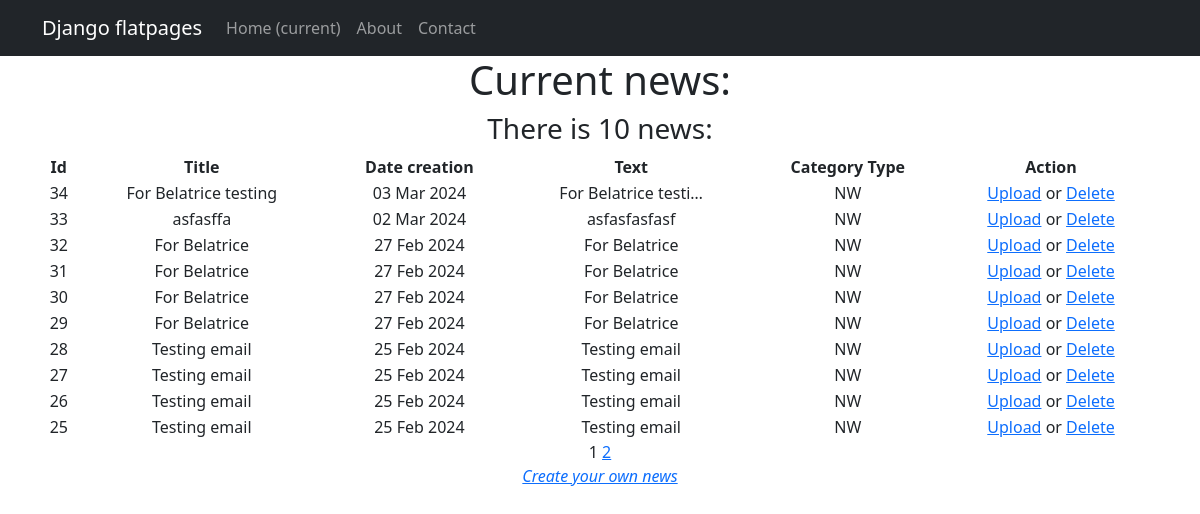
Before: /news/ with the older database file.
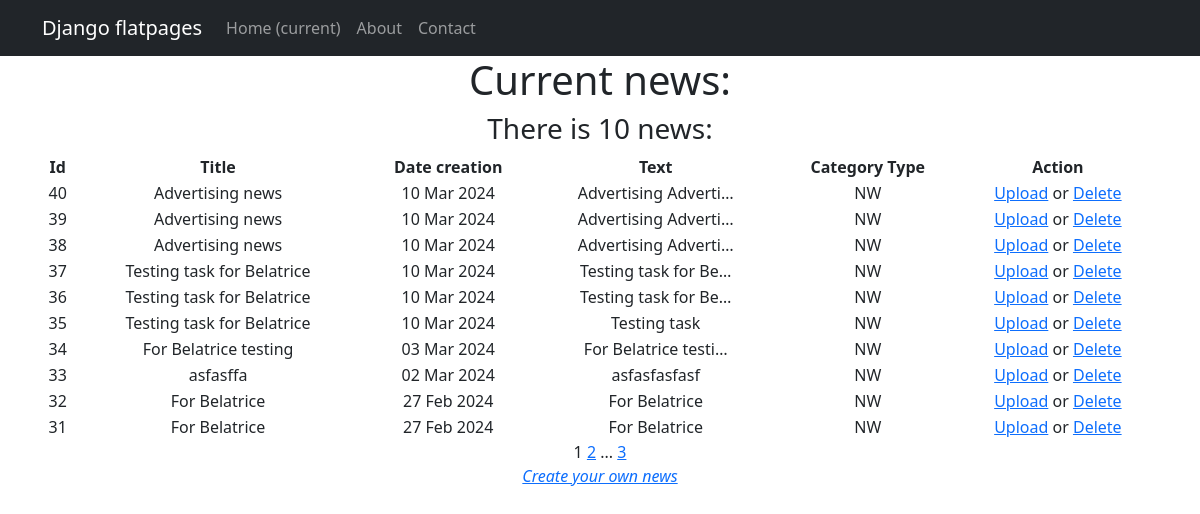
After: the same page with the newer database file.
### newapp/models.py (models this page shows, shortened)
class Post(models.Model):# содержать в себе статьи и новости, которые создают пользователи
    author = models.ForeignKey(Author, on_delete = models.CASCADE)# связь «один ко многим» с моделью Author;
    News = 'NW'# новость
    Article = 'AR'# статья
    CATEGORY_CHOICES = (
        (News, 'Новость'),
        (Article, 'Статья')
    )
    categoryType = models.CharField(max_length = 2, choices = CATEGORY_CHOICES, default = Article)# поле с выбором — «статья» или «новость»;
    dateCreation = models.DateTimeField(auto_now_add = True)# автоматически добавляемая дата и время создания;
    postCategory = models.ManyToManyField(Category, through= 'PostCategory')# связь «многие ко многим» с моделью Category (с дополнительной моделью PostCategory);
    title = models.CharField(max_length= 128) # заголовок статьи/новости;
    text = models.TextField() # текст статьи/новости;
    rating = models.SmallIntegerField(default=0)# рейтинг статьи/новости.

### newapp/views.py (the view)
# urls.py: path('', NewsList.as_view(), name='news_list'),
class NewsList(ListView):
    model = Post
    ordering = '-dateCreation'
    template_name = 'news_list.html'
    context_object_name = 'news_list'
    paginate_by = 10  # вот так мы можем указать количество записей на странице

### newapp/templatetags/custom_filters.py (called while the page is built)
@register.filter()
def censor(value):
    for word in censor_list:
        value = value.replace(word[1:], '*' * len(word[1:])) #Строковый метод str.replace(old, new[, count]) вернет копию строки,
    return value # Возвращаемое функцией значение подставится в шаблон.

### newapp/templates/news_list.html (shortened to what this page needs)
{% extends 'flatpages/default.html' %}
{% load custom_filters %}
{% block content %}
<h1>Current news:</h1>
<h3>There is {{news_list|length}} news:</h3>
{% if news_list %}
    <table width="100%">
        <tr>
            <td> <b>Id </b> </td>
            <td> <b>Title </b> </td>
            <td> <b>Date creation</b> </td>
            <td> <b>Text</b> </td>
            <td> <b>Category Type</b> </td>
            <td> <b>Action</b> </td>
        </tr>
           {% for one_news in news_list %}
           <tr>
               <td>{{ one_news.id}}</td>
               <td>{{ one_news.title|censor }}</td>
               <td>{{ one_news.dateCreation|date:"d M Y"}}</td>
               <td>{{ one_news.text|truncatechars:20|censor}}</td>
               <td>{{ one_news.categoryType}}</td>
               <td><a href="{% url 'news_update' one_news.id %}">Upload</a> or <a href="{% url 'news_delete' one_news.id %}">Delete</a></td>
           </tr>
           {% endfor %}
    </table>
{% else %}
       <h2>No current news!</h2>
{% endif %}
   {{ page_obj.number }}
   {% if page_obj.has_next %}
       <a href="?page={{ page_obj.next_page_number }}">{{ page_obj.next_page_number }}</a>
       {% if paginator.num_pages != page_obj.next_page_number %}
           ...
           <a href="?page={{ page_obj.paginator.num_pages }}">{{ page_obj.paginator.num_pages }}</a>
       {% endif %}
   {% endif %}
<footer> <i><a href="{% url 'news_create'%}">Create your own news</a></i></footer>
{% endblock content%}

Changed rows visible on the page:
no longer on this page (row unchanged): Post: id "30", title|censor "For Belatrice", dateCreation "27 Feb 2024", text|censor "For Belatrice", categoryType "NW"
no longer on this page (row unchanged): Post: id "29", title|censor "For Belatrice", dateCreation "27 Feb 2024", text|censor "For Belatrice", categoryType "NW"
no longer on this page (row unchanged): Post: id "28", title|censor "Testing email", dateCreation "25 Feb 2024", text|censor "Testing email", categoryType "NW"
no longer on this page (row unchanged): Post: id "27", title|censor "Testing email", dateCreation "25 Feb 2024", text|censor "Testing email", categoryType "NW"
no longer on this page (row unchanged): Post: id "26", title|censor "Testing email", dateCreation "25 Feb 2024", text|censor "Testing email", categoryType "NW"
no longer on this page (row unchanged): Post: id "25", title|censor "Testing email", dateCreation "25 Feb 2024", text|censor "Testing email", categoryType "NW"
added Post: id "40", title|censor "Advertising news", dateCreation "10 Mar 2024", text|censor "Advertising Adverti…", categoryType "NW"
added Post: id "39", title|censor "Advertising news", dateCreation "10 Mar 2024", text|censor "Advertising Adverti…", categoryType "NW"
added Post: id "38", title|censor "Advertising news", dateCreation "10 Mar 2024", text|censor "Advertising Adverti…", categoryType "NW"
added Post: id "37", title|censor "Testing task for Belatrice", dateCreation "10 Mar 2024", text|censor "Testing task for Be…", categoryType "NW"
added Post: id "36", title|censor "Testing task for Belatrice", dateCreation "10 Mar 2024", text|censor "Testing task for Be…", categoryType "NW"
added Post: id "35", title|censor "Testing task for Belatrice", dateCreation "10 Mar 2024", text|censor "Testing task", categoryType "NW"
Other visible differences:
{{ page_obj.paginator.num_pages }}: (not shown) → "3"
